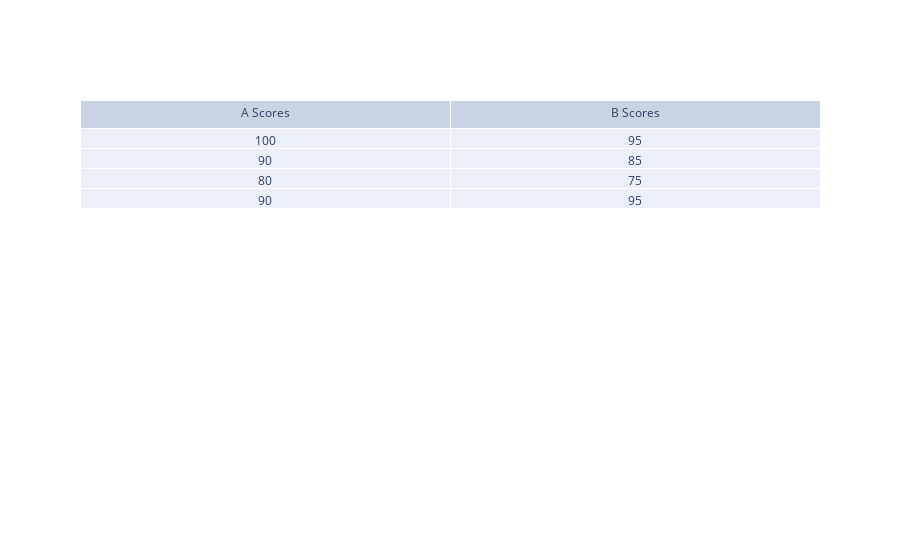

Notebook cell for this chart:
### Markdown cell above
# Creating Figures
There are many ways to create figures. Below is one example of a table. You can save the figure to a file. 

```
conda install -c plotly
```

### Code cell
import plotly.graph_objects as go

fig = go.Figure(data=[go.Table(header=dict(values=['A Scores', 'B Scores']),
                 cells=dict(values=[[100, 90, 80, 90], [95, 85, 75, 95]]))
                     ])
fig.show()

### Figure 1 — Plotly figure (JSON) as saved in the notebook; plotly's stock layout.template omitted (floating-point values rounded to 4 significant figures)
{"data": [{"cells": {"values": [[100, 90, 80, 90], [95, 85, 75, 95]]}, "header": {"values": ["A Scores", "B Scores"]}, "type": "table"}], "layout": {}}
